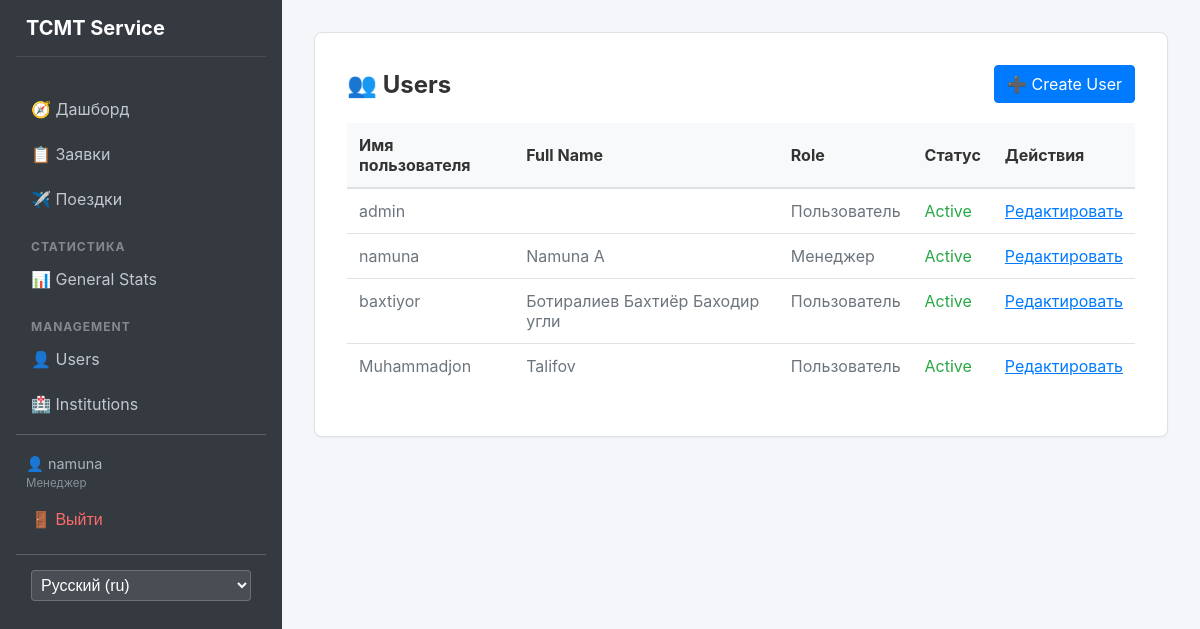
Page /auth/list/ (signed in) on the earlier database version.
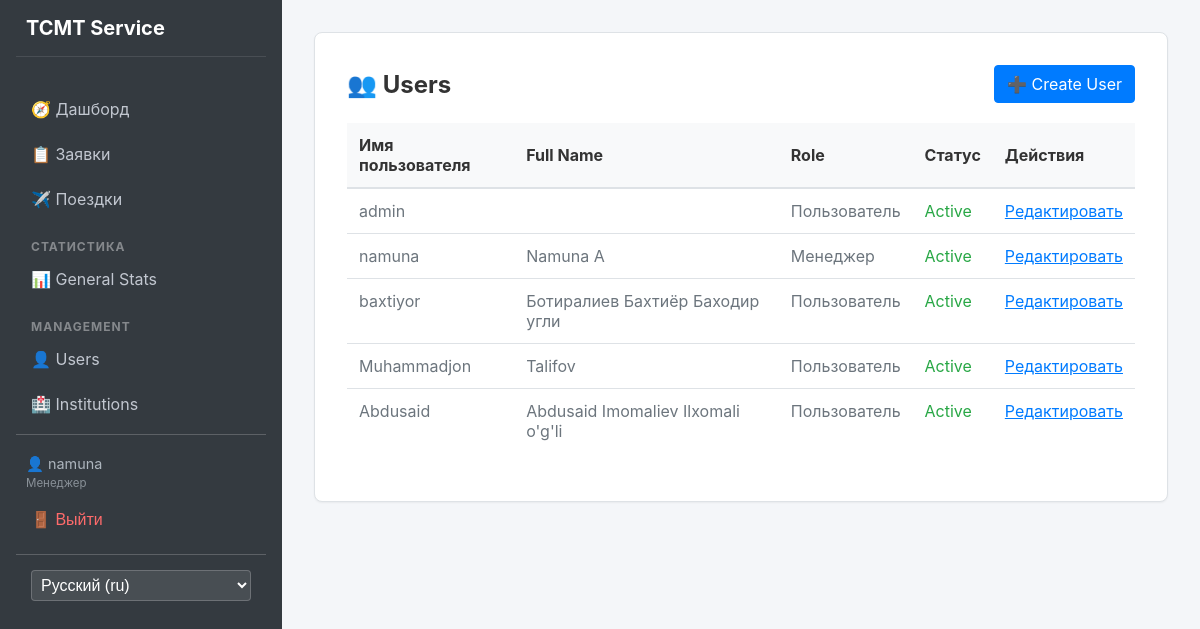
Same page on the later database version.
### apps/users/models.py (models this page shows, shortened)
class User(AbstractUser):
    class Role(models.TextChoices):
        ADMIN = 'admin', 'Администратор'
        MANAGER = 'manager', 'Менеджер'
        USER = 'user', 'Пользователь'
    full_name = models.CharField(max_length=255)
    passport = models.CharField(max_length=20)
    role = models.CharField(
        max_length=20,
        choices=Role.choices,
        default=Role.USER
    )

### apps/users/views.py (the view)
# urls.py: path('list/', UserListView.as_view(), name='list'),
class UserListView(LoginRequiredMixin, StaffRequiredMixin, ListView):
    model = User
    template_name = 'users/list.html'
    context_object_name = 'users'

### apps/users/views.py (called while the page is built)
    def dispatch(self, request, *args, **kwargs):
        if not request.user.is_authenticated or request.user.role not in [User.Role.ADMIN, User.Role.MANAGER]:
            raise PermissionDenied
        return super().dispatch(request, *args, **kwargs)

### templates/users/list.html
{% extends 'base.html' %}
{% load i18n %}
{% block content %}
<div class="glass-container">
    <div style="display: flex; justify-content: space-between; align-items: center; margin-bottom: 20px;">
        <h2 style="color: white; margin: 0;">👥 {% trans "Users" %}</h2>
        <a href="{% url 'users:create' %}" class="btn-primary">➕ {% trans "Create User" %}</a>
    </div>
    <table>
        <thead>
            <tr>
                <th>{% trans "Username" %}</th>
                <th>{% trans "Full Name" %}</th>
                <th>{% trans "Role" %}</th>
                <th>{% trans "Status" %}</th>
                <th>{% trans "Actions" %}</th>
            </tr>
        </thead>
        <tbody>
            {% for user in users %}
            <tr>
                <td>{{ user.username }}</td>
                <td>{{ user.full_name }}</td>
                <td>{{ user.get_role_display }}</td>
                <td>
                    {% if user.is_active %}
                    <span style="color: #28a745;">{% trans "Active" %}</span>
                    {% else %}
                    <span style="color: #dc3545;">{% trans "Inactive" %}</span>
                    {% endif %}
                </td>
                <td>
                    <a href="{% url 'users:update' user.pk %}" style="color: #007bff;">{% trans "Edit" %}</a>
                </td>
            </tr>
            {% empty %}
            <tr>
                <td colspan="5" style="text-align: center; color: rgba(255,255,255,0.5);">{% trans "No users found" %}
                </td>
            </tr>
            {% endfor %}
        </tbody>
    </table>
</div>
{% endblock %}

### templates/base.html (shortened to what this page needs)
<!DOCTYPE html>
<html lang="ru">
<head>
    {% load static %}
    {% load i18n %}
    <link rel="stylesheet" href="{% static 'css/style.css' %}">
</head>
<body>
    <div class="app-container">
        {% if user.is_authenticated %}
        <aside class="sidebar">
            <h2 style="color: white !important; border-bottom: 1px solid rgba(255,255,255,0.1);">TCMT Service</h2>
            <nav>
                <a href="{% url 'index' %}">🧭 {% trans "Dashboard" %}</a>
                <a href="{% url 'requests:list' %}">📋 {% trans "Requests" %}</a>
                <a href="{% url 'trips:list' %}">✈️ {% trans "Trips" %}</a>
                <div class="menu-divider">{% trans "Statistics" %}</div>
                <a href="{% url 'stats' %}">📊 {% trans "General Stats" %}</a>
                {% if user.role == 'admin' or user.role == 'manager' %}
                <div class="menu-divider">{% trans "Management" %}</div>
                <a href="{% url 'users:list' %}">👤 {% trans "Users" %}</a>
                <a href="{% url 'core:institution_list' %}">🏥 {% trans "Institutions" %}</a>
                {% endif %}
                <hr style="border-color: rgba(255,255,255,0.2); margin: 10px 0;">
                <div style="padding: 10px; font-size: 0.9em; color: #adb5bd;">
                    👤 {{ user.username }} <br>
                    <span style="font-size: 0.8em; opacity: 0.7;">{{ user.get_role_display }}</span>
                </div>
                <form action="{% url 'users:logout' %}" method="post" style="padding: 0; margin: 0;">
                    <button type="submit"
                        style="background: none; border: none; color: #ff6b6b; cursor: pointer; padding: 10px 15px; width: 100%; text-align: left; font-size: 1rem;">🚪
                        {% trans "Logout" %}</button>
                </form>
                <hr style="border-color: rgba(255,255,255,0.2); margin: 15px 0;">
                <form action="{% url 'set_language' %}" method="post" style="padding: 0 15px;">
                    <select name="language" onchange="this.form.submit()"
                        style="width: 100%; padding: 5px; background: rgba(255,255,255,0.1); color: white; border: 1px solid rgba(255,255,255,0.2); border-radius: 4px;">
                        {% get_current_language as LANGUAGE_CODE %}
                        {% get_available_languages as LANGUAGES %}
                        {% get_language_info_list for LANGUAGES as languages %}
                        {% for language in languages %}
                        <option value="{{ language.code }}" {% if language.code == LANGUAGE_CODE %} selected{% endif %}>
                            {{ language.name_local }} ({{ language.code }})
                        </option>
                        {% endfor %}
                    </select>
                </form>
            </nav>
        </aside>
        {% endif %}
        <main class="main-content">
            {% block content %}
            {% endblock %}
        </main>
    </div>
</body>
</html>

Differences in the rows shown:
added User: username "Abdusaid", full_name "Abdusaid Imomaliev Ilxomali o'g'li", role "Пользователь"
